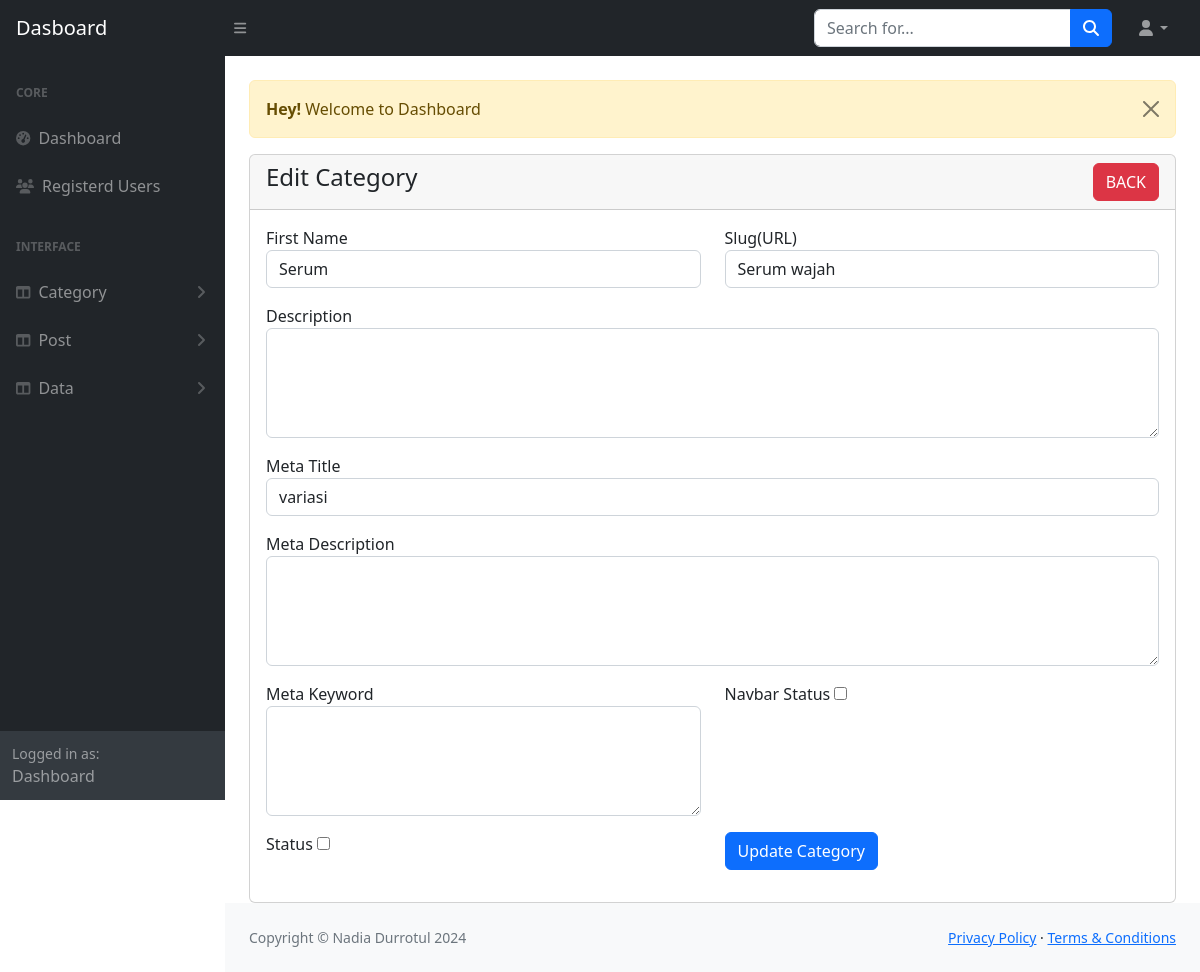
The app's page /admin1/category-edit.php?id=1 (signed in) with its own data.
### tables this page shows
CREATE TABLE `categories1` (
  `id` int(11) NOT NULL,
  `name` varchar(191) NOT NULL,
  `slug` varchar(191) NOT NULL,
  `description` text DEFAULT NULL,
  `meta_title` text NOT NULL,
  `meta_description` mediumtext DEFAULT NULL,
  `meta_keyword` mediumtext DEFAULT NULL,
  `navbar_status` tinyint(1) DEFAULT 0,
  `status` tinyint(1) DEFAULT 0 COMMENT '0=visible, 1=hidden, 2=deleted',
  `created_at` timestamp NULL DEFAULT current_timestamp()
);

### admin1/category-edit.php (the view, shortened to what this page needs)
<?php
include('authentication.php');
include('includes/header.php');
?>
<div class="container-fluid px-4">
     <div class="row mt-4">
     <div class="col-md-12">
     <?php include('message.php'); ?>
        <div class="card">
            <div class="card-header">
                <h4>Edit Category
                <a href="category-view.php" class="btn btn-danger float-end">BACK</a>
                </h4>
            </div>
            <div class="card-body">
            <?php
            if(isset($_GET['id']))
            {
            $category_id = $_GET['id'];
            $category_edit = "SELECT * FROM categories1 WHERE id='$category_id'";
            $category_run = mysqli_query($con, $category_edit);
            if(mysqli_num_rows($category_run) > 0)
            {
                $row = mysqli_fetch_array($category_run);
                ?>
            <form action="code.php" method="POST">
                    <div class="row">
                        <div class="col-md-6 mb-3">
                            <label for="">First Name</label>
                            <input type="text" name="name" value="<?= $row['name'] ?>" required class="form-control">
                        </div>
                        <div class="col-md-6 mb-3">
                            <label for="">Slug(URL)</label>
                            <input type="text" name="slug" value="<?= $row['slug'] ?>" required class="form-control">
                        </div>
                        <div class="col-md-12 mb-3">
                            <label for="">Description</label>
                            <textarea name="description" required class="form-control" rows="4" <?= $row['description'] ?>></textarea>
                        </div>
                        <div class="col-md-12 mb-3">
                            <label for="">Meta Title</label>
                            <input type="text" name="meta_title" value="<?= $row['meta_title'] ?>" max="191" required class="form-control">
                        </div>
                        <div class="col-md-12 mb-3">
                            <label for="">Meta Description</label>
                            <textarea name="meta_description" required class="form-control" rows="4" <?= $row['meta_description'] ?>></textarea>
                        </div>
                        <div class="col-md-6 mb-3">
                            <label for="">Meta Keyword</label>
                            <textarea name="meta_keyword" required class="form-control" rows="4" <?= $row['meta_keyword'] ?>></textarea>
                        </div>
                        <div class="col-md-6 mb-3">
                            <label for="">Navbar Status</label>
                            <input type="checkbox" name="navbar_status" <?= $row['navbar_status'] =='1' ? 'checked':'' ?> width="70px" height="70px" />
                        </div>
                        <div class="col-md-6 mb-3">
                            <label for="">Status</label>
                            <input type="checkbox" name="status" <?= $row['status'] =='1' ? 'checked':''?> width="70px" height="70px" />
                        </div>
                        <div class="col-md-6 mb-3">
                            <button type="submit" name="category_update" class="btn btn-primary">Update Category</button>
                    </div>
                    </div>
                </form>
                <?php
            }
                 else
                {
                       ?>
                           <h4>No Record Found</h4>
                           <?php
                     }
                }
?>
            </div>
        </div>
     </div>
     </div>
</div>
<?php
include('includes/footer.php');
include('includes/scripts.php');
?>

### records on screen
categories1: name "Serum", slug "Serum wajah", meta_title "variasi"

### other values on screen
$_SESSION['message'] "Welcome to Dashboard"
